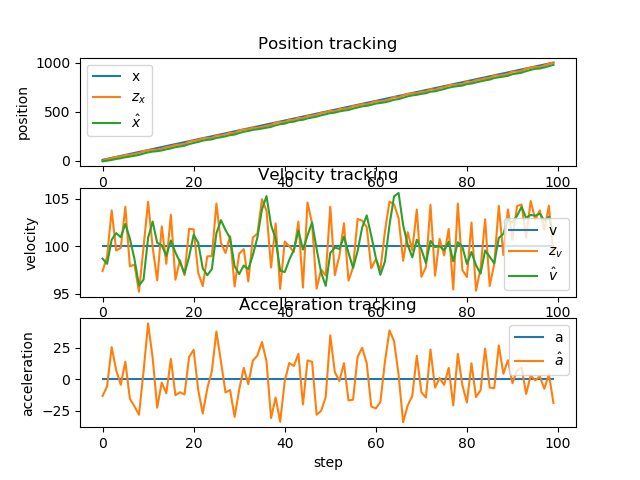

This chart was generated by the following Python code:
import matplotlib.pyplot as plt
import pandas as pd
import time
import os

df = pd.read_csv('test_gh.csv')

plt, axes = plt.subplots(3, 1)
x_plot, v_plot, a_plot = axes

x_plot.plot(df['x'])
x_plot.plot(df['z_x'])
x_plot.plot(df['x_'])
x_plot.legend(['x', '$z_x$', '$\hat{x}$'])
x_plot.set_xlabel('step')
x_plot.set_ylabel('position')
x_plot.set_title('Position tracking')

v_plot.plot(df['v'])
v_plot.plot(df['z_v'])
v_plot.plot(df['v_'])
v_plot.legend(['v', '$z_v$', '$\hat{v}$'])
v_plot.set_xlabel('step')
v_plot.set_ylabel('velocity')
v_plot.set_title('Velocity tracking')

a_plot.plot(df['a'])
a_plot.plot(df['a_'])
a_plot.legend(['a', '$\hat{a}$'])
a_plot.set_xlabel('step')
a_plot.set_ylabel('acceleration')
a_plot.set_title('Acceleration tracking')

plt.show()
